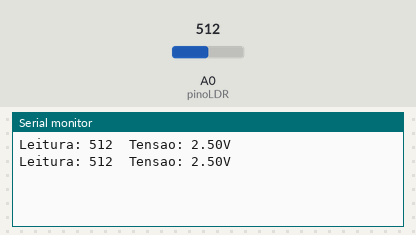
The sketch below on a simulated Arduino Uno, built with avr-gcc and run on an emulated ATmega328P. On the bench: the last lines printed to the serial monitor. Inputs (shaded band) come from the test bench; at power-on: A0 (pinoLDR) = 512.

Above: at 1.8 s.
1.9 s: A0 (pinoLDR) set to 716
At 2.8 s:
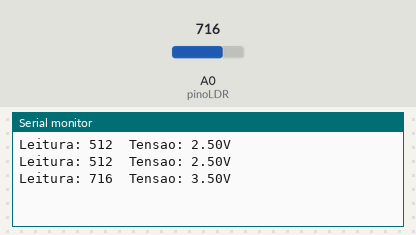
3.4 s: A0 (pinoLDR) set to 900
At 4.8 s:
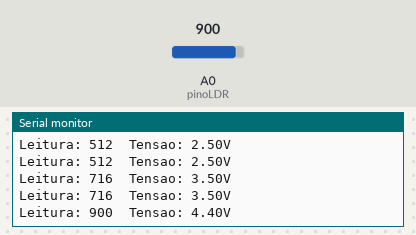
Timing chart, 0 to 6.4 s (numbered marks = the images above; inputs shaded):
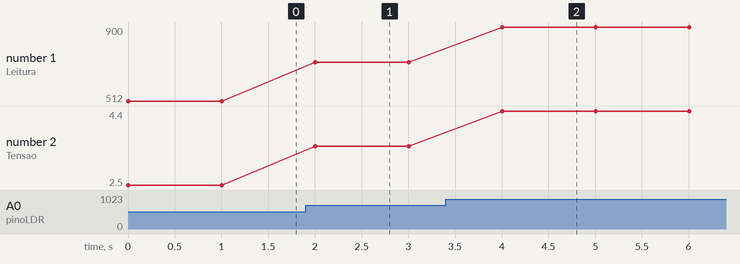

Measured:
- after the input at 1.9 s, the serial monitor: prints a new line after 0.10 s (image 1)
- after the input at 3.4 s, the serial monitor: prints a new line after 0.60 s (image 2)
- plotted number 1: 512 → 716 after the input at 1.9 s, 716 → 900 after the input at 3.4 s
- plotted number 2: 2.5 → 3.5 after the input at 1.9 s, 3.5 → 4.4 after the input at 3.4 s

The sketch:

fotoeletrico_sensor.ino
```cpp
const int pinoLDR = A0;// LDR conectado
int leitura = 0;//armazena o valor lido pelo ADC
float tensao = 0.0; //variavel que armazena a tensão

void setup() {
  //inicia o Serial
  Serial.begin(9600); //9600bps

  //configura o pino com LDR como entrada
  pinMode(pinoLDR, INPUT);//pino A0
}

void loop() {
  // le o valor da tensão do LDR
  leitura = analogRead(pinoLDR);

  //Imprime valor lido pelo arduino (0 a 1023)
  Serial.print("Leitura: ");
  Serial.print(leitura);
  Serial.print("\t"); // tabulação

  //converte e imprime o valor em tensão elétrica
  tensao = leitura * 5.0 / 1023.0;
  Serial.print("Tensao: ");
  Serial.print(tensao);
  Serial.print("V");

  Serial.println(); // nova linha
  delay(1000);// espera 1 segundo(s)

}
```
